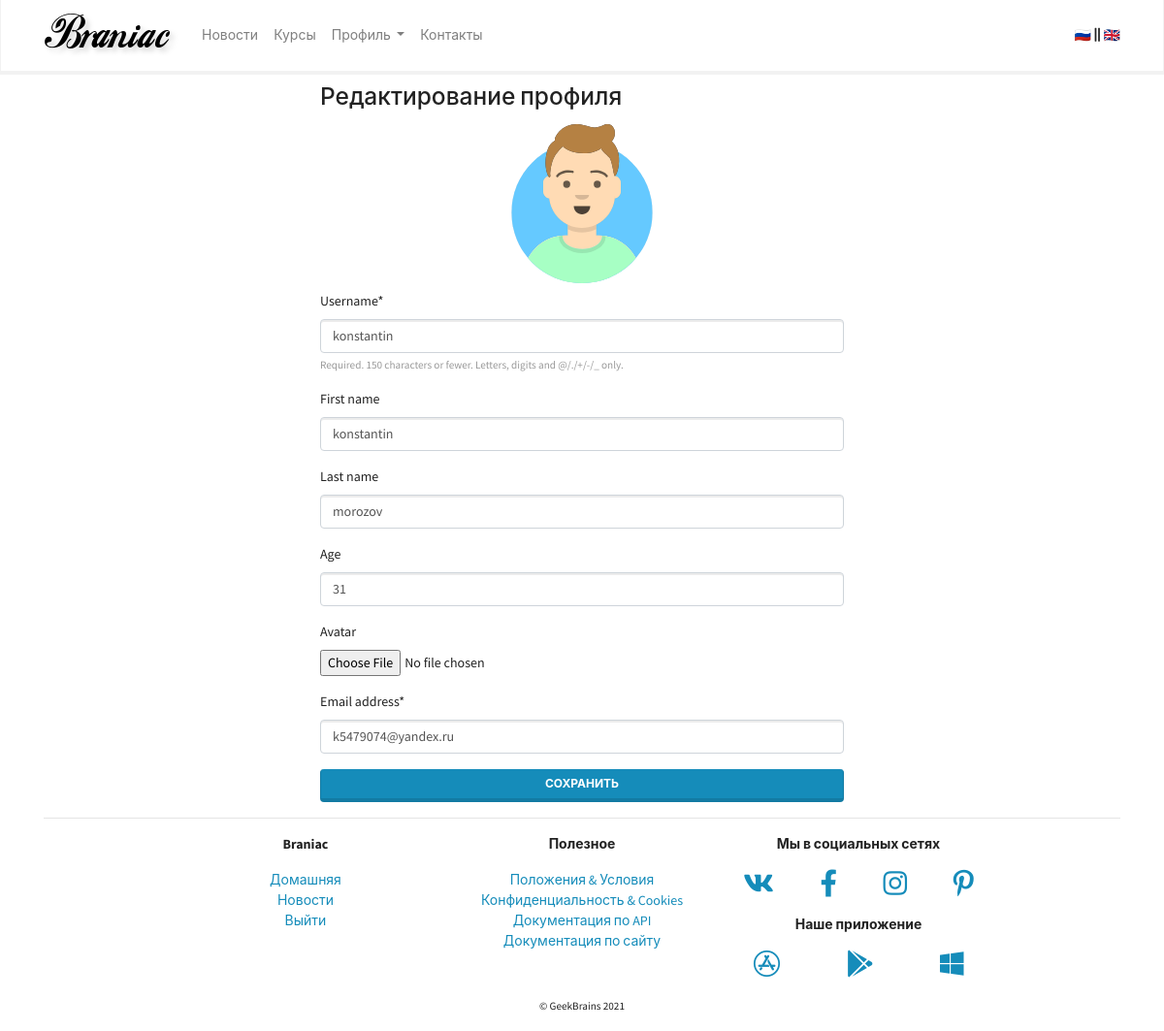
Screenshot of /authapp/profile_edit/ (signed in) with the database file from the repository.
### authapp/models.py (models this page shows, shortened)
class CustomUser(AbstractBaseUser, PermissionsMixin):
    username_validator = ASCIIUsernameValidator()
    username = models.CharField(
        _("username"),
        max_length=150,
        unique=True,
        help_text=_("Required. 150 characters or fewer. Letters, digits and @/./+/-/_ only."),
        validators=[username_validator],
        error_messages={
            "unique": _("A user with that username already exists."),
        },
    )
    first_name = models.CharField(_("first name"), max_length=150, blank=True)
    last_name = models.CharField(_("last name"), max_length=150, blank=True)
    age = models.PositiveIntegerField(blank=True, null=True)
    avatar = models.ImageField(upload_to=users_avatars_path, blank=True, null=True)
    email = models.CharField(
        _("email address"),
        max_length=256,
        unique=True,
        error_messages={
            "unique": _("A user with that email address already exists."),
        },
    )
    is_staff = models.BooleanField(
        _("staff status"),
        default=False,
        help_text=_("Designates whether the user can log into this admin site."),
    )
    is_active = models.BooleanField(
        _("active"),
        default=True,
        help_text=_(
            "Designates whether this user should be treated as active. \
            Unselect this instead of deleting accounts."
        ),
    )
    date_joined = models.DateTimeField(_("date joined"), auto_now_add=True)
    objects = UserManager()
    EMAIL_FIELD = "email"
    USERNAME_FIELD = "username"
    REQUIRED_FIELDS = ["email"]
    class Meta:
        verbose_name = _("user")
        verbose_name_plural = _("users")

### authapp/views.py (the view, shortened to what this page needs)
# urls.py: path("profile_edit/", views.ProfileEditView.as_view(), name="profile_edit"),
class ProfileEditView(LoginRequiredMixin, TemplateView):
    template_name = "registration/profile_edit.html"
    login_url = reverse_lazy("authapp:login")

### mainapp/context_processors/example.py (called while the page is built)
def simple_context_processor(request):
    return {"foo": "bar"}

### authapp/templates/registration/profile_edit.html (shortened to what this page needs)
{% extends 'base.html' %}
{% block content %}
  <div class="row justify-content-center my-2">
    <div class="col-lg-6">
      <h3>Редактирование профиля</h3>
      <div class="row justify-content-center">
        <div class="col-sm-7 col-md-5 col-lg-4">
          {% if user.avatar %}
            <img src="{{ user.avatar.url }}" alt="" width="100%">
          {% else %}
            <img src="{{ MEDIA_URL }}avatar_default.svg" alt="" width="100%">
          {% endif %}
        </div>
      </div>
      <form method="post" class="mt-2" enctype="multipart/form-data">
        <div id="div_id_username" class="form-group"> <label for="id_username" class=" requiredField">
          Username<span class="asteriskField">*</span> </label>
          <div class=""> <input type="text" name="username" maxlength="150"
            class="textinput textInput form-control" required id="id_username" value="{{ user.username }}">
            <small id="hint_id_username" class="form-text text-muted">Required. 150 characters or fewer.
              Letters, digits and @/./+/-/_ only.</small> </div>
        </div>
        <div id="div_id_first_name" class="form-group"> <label for="id_first_name" class="">
          First name
        </label>
          <div class=""> <input type="text" name="first_name" maxlength="150"
            class="textinput textInput form-control" id="id_first_name" value="{{ user.first_name }}">
          </div>
        </div>
        <div id="div_id_last_name" class="form-group"> <label for="id_last_name" class="">
          Last name
        </label>
          <div class=""> <input type="text" name="last_name" maxlength="150"
            class="textinput textInput form-control" id="id_last_name" value="{{ user.last_name }}"> </div>
        </div>
        <div id="div_id_age" class="form-group"> <label for="id_age" class="">
          Age
        </label>
          <div class=""> <input type="number" name="age" min="0" class="numberinput form-control" id="id_age"
            value="{{ user.age }}">
          </div>
        </div>
        <div id="div_id_avatar" class="form-group"> <label for="id_avatar" class="">
          Avatar
        </label>
          <div class=""> <input type="file" name="avatar" accept="image/*"
            class="clearablefileinput form-control-file" id="id_avatar"> </div>
        </div>
        <div id="div_id_email" class="form-group"> <label for="id_email" class=" requiredField">
          Email address<span class="asteriskField">*</span> </label>
          <div class=""> <input type="text" name="email" maxlength="256" class="textinput textInput form-control"
            required="" id="id_email" value="{{ user.email }}">
          </div>
        </div>
        <button type=" submit" class="btn btn-primary btn-block">Сохранить</button>
      </form>
    </div>
  </div>
{% endblock content %}

### rows the page displays
CustomUser: username "konstantin", first_name "konstantin", last_name "morozov", age "31", email "k5479074@yandex.ru"
